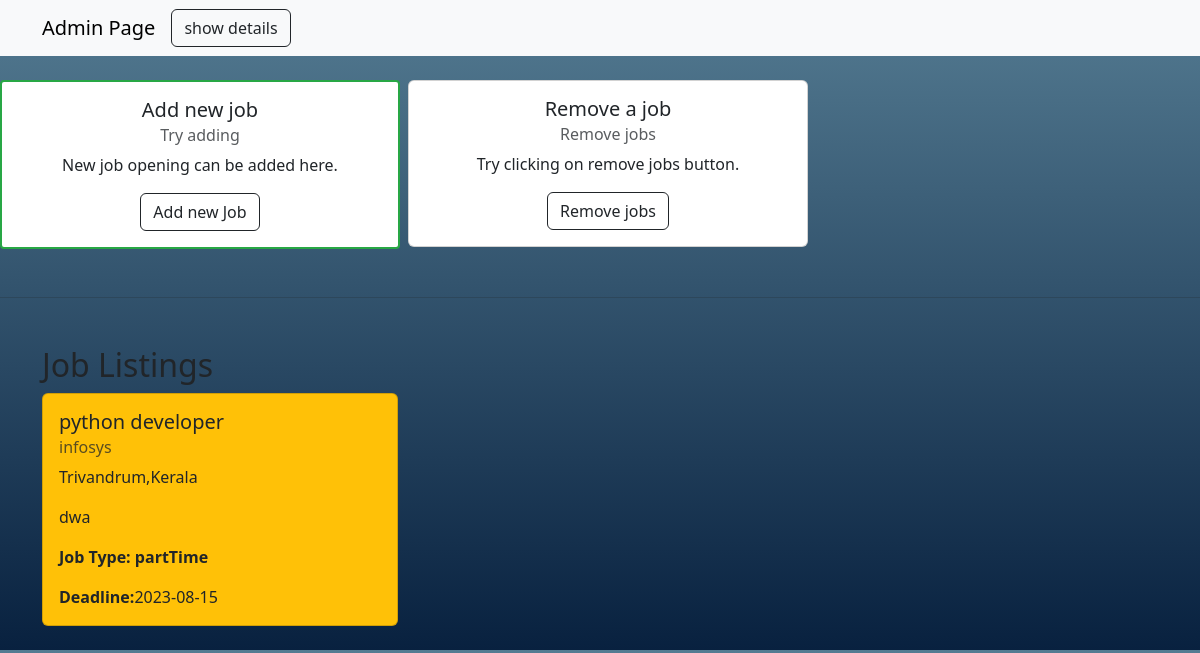
The app's page /admin.php, older data.
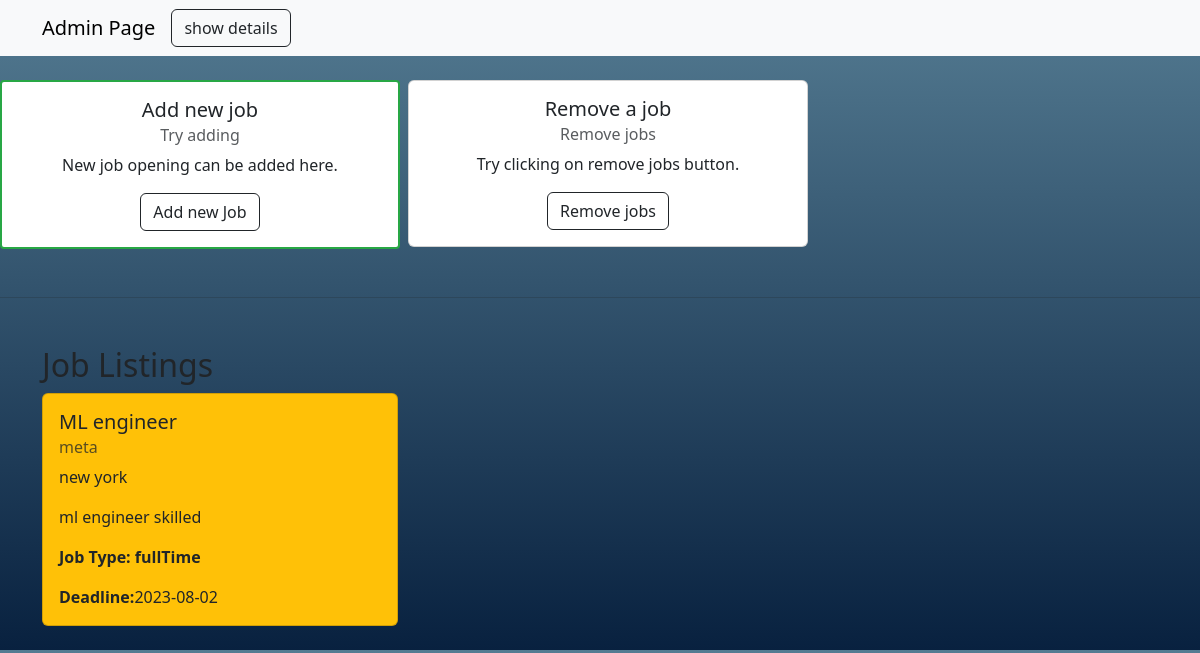
The same page, newer data.
### tables this page shows
CREATE TABLE `jobs` (
  `jid` int(10) NOT NULL,
  `job_title` varchar(255) NOT NULL,
  `company_name` varchar(255) NOT NULL,
  `location` varchar(255) NOT NULL,
  `job_description` varchar(255) NOT NULL,
  `job_type` varchar(255) NOT NULL,
  `application_deadline` date NOT NULL
);

### admin.php (the view, shortened to what this page needs)
<?php
    require "conn_db.php";
    $fetch_jobs = "SELECT * FROM `jobs`";
    $fetch_jobs_r = mysqli_query($conn,$fetch_jobs);
?>
<!DOCTYPE html>
<html lang="en">
    <head>
        <link href="https://cdn.jsdelivr.net/npm/bootstrap@5.3.1/dist/css/bootstrap.min.css" rel="stylesheet">
    </head>
    <body>
        <nav class="navbar navbar-expand-lg navbar-light bg-light">
            <div class="container">
                <a class="navbar-brand" href="#">Admin Page</a>
                <div class="collapse navbar-collapse" id="navbarNav">
                    <ul class="navbar-nav ml-auto">
                        <li class="nav-item active">
                            <button class="btn btn-outline-dark" type="button" data-bs-toggle="offcanvas" data-bs-target="#offcanvasWithBothOptions" aria-controls="offcanvasWithBothOptions">show details</button>
                        </li>
                    </ul>
                </div>
            </div>
        </nav>
    <center>
        <div class="row">
            <div class="col-md-4 mb-4">
                <div class="card card-outline-green" style="width: 25rem;">
                    <div class="card-body">
                        <h5 class="card-title">Add new job </h5>
                        <h6 class="card-subtitle mb-2 text-body-secondary">Try adding </h6>
                        <p class="card-text">New job opening can be added here.</p>
                        <button type="button" class="btn btn-outline-dark" data-bs-toggle="modal" data-bs-target="#staticBackdrop">
                            Add new Job
                        </button>
                    </div>
                </div>
            </div>
            <div class="col-md-4 mb-4">
                <div class="card" style="width: 25rem;">
                    <div class="card-body">
                        <h5 class="card-title">Remove a job </h5>
                        <h6 class="card-subtitle mb-2 text-body-secondary">Remove jobs </h6>
                        <p class="card-text">Try clicking on remove jobs button.</p>
                        <button type="button" class="btn btn-outline-dark" data-bs-toggle="modal" data-bs-target="#removemodal">
                            Remove jobs
                        </button>
                    </div>
                </div>
            </div>
        </div>
        </center>
        <hr class="bg-yellow my-4">
        <div class="container mt-5">
            <h2>Job Listings</h2>
            <div class="row">
             <?php while($jb_row = mysqli_fetch_array($fetch_jobs_r)) {?>
                <div class="col-md-4 mb-4">
                    <div class="card bg-warning">
                        <div class="card-body">
                            <h5 class="card-title"><?php echo $jb_row['job_title'];?></h5>
                            <h6 class="card-subtitle mb-2 text-muted"><?php echo $jb_row['company_name'];?></h6>
                            <p class="card-text"><?php echo $jb_row['location'];?></p>
                            <p class="card-text"><?php echo $jb_row['job_description'];?></p>
                            <p class="card-text"><strong>Job Type: <?php echo $jb_row['job_type'];?></strong></p>
                            <p class="card-text"><strong>Deadline:</strong><?php echo $jb_row['application_deadline'];?></p>
                        </div>
                    </div>
                </div>
                <?php } ?>
            </div>
        </div>
    </body>
</html>

### admin.php (style rules this page uses)
body { background: hsla(213, 77%, 14%, 1); background: linear-gradient(90deg, hsla(213, 77%, 14%, 1) 0%, hsla(202, 27%, 45%, 1) 100%); background: -moz-linear-gradient(90deg, hsla(213, 77%, 14%, 1) 0%, hsla(202, 27%, 45%, 1) 100%); background: -webkit-linear-gradient(90deg, hsla(213, 77%, 14%, 1) 0%, hsla(202, 27%, 45%, 1) 100%); filter: progid: DXImageTransform.Microsoft.gradient( startColorstr="#08203E", endColorstr="#557C93", GradientType=1 ); }
.card-outline-green { border: 2px solid #28a745; border-radius: 0.25rem; }

Row changes from the older to the newer data that the page shows:
removed jobs: job_title "python developer", company_name "infosys", location "Trivandrum,Kerala", job_description "dwa", job_type "partTime", application_deadline "2023-08-15"
added jobs: job_title "ML engineer", company_name "meta", location "new york", job_description "ml engineer skilled", job_type "fullTime", application_deadline "2023-08-02"
